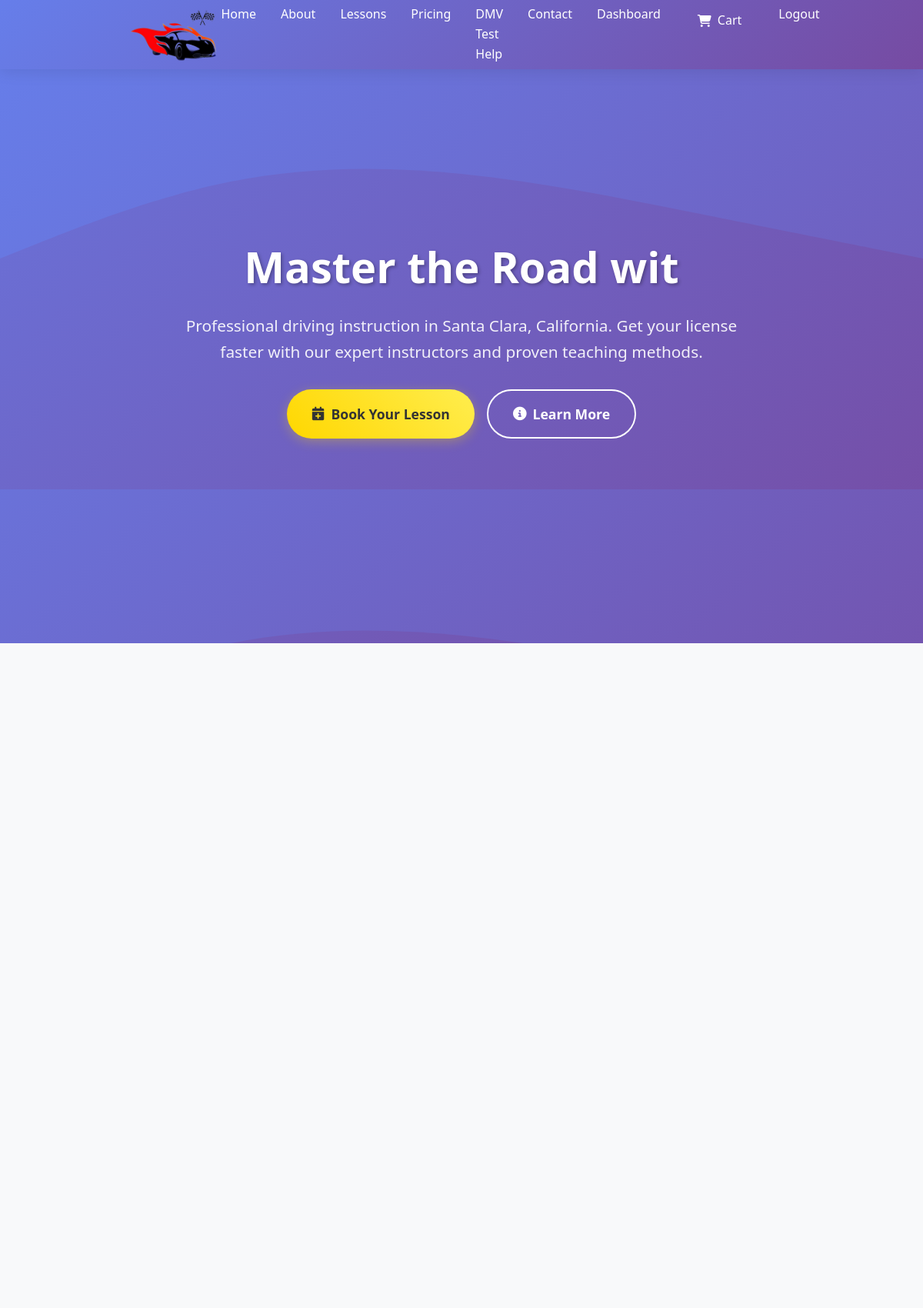
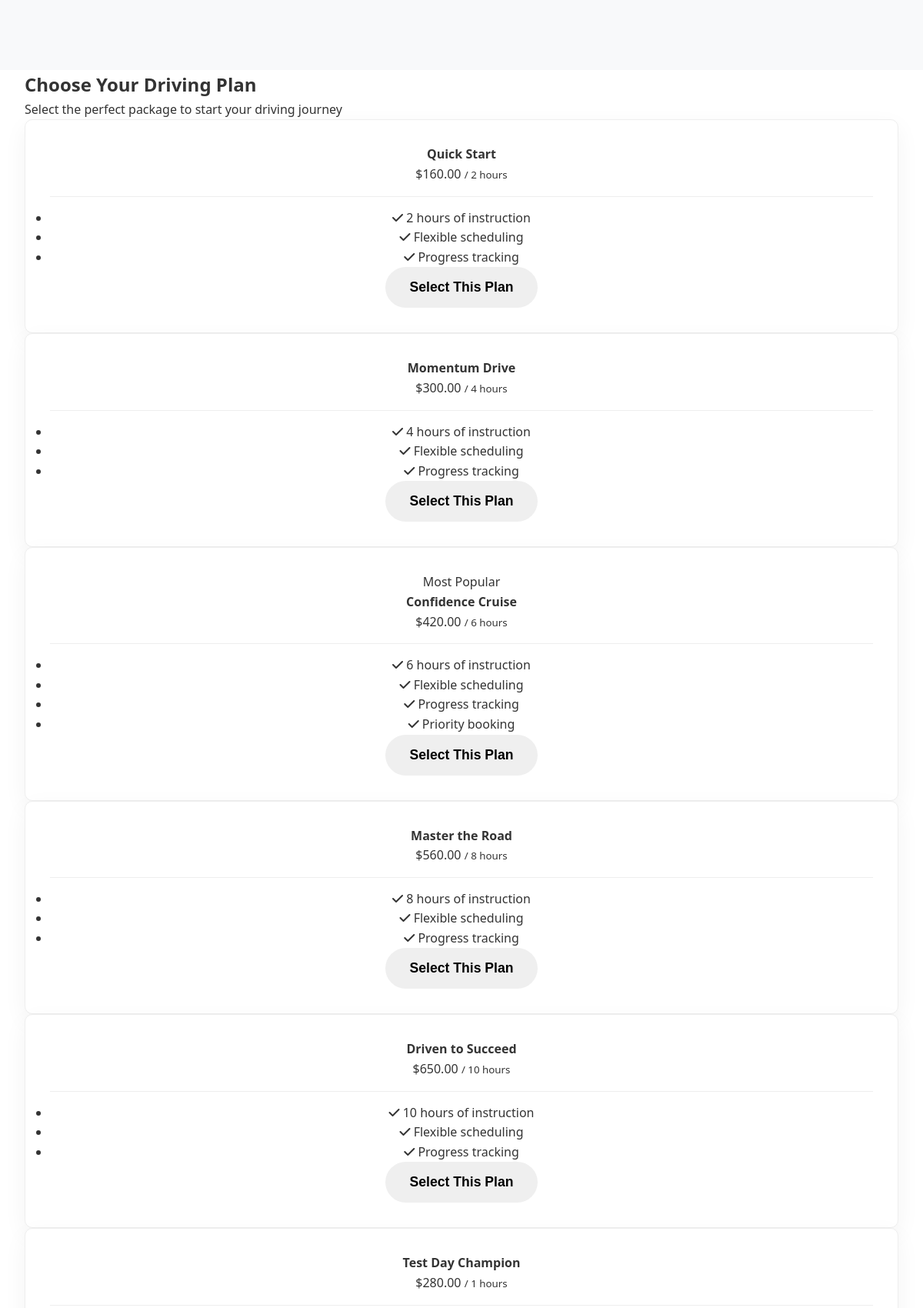
Screenshot of /plan-selection/ (signed in, upper part) with the database file from the repository (2 pictures, top to bottom).
### drivingschool/models.py (models this page shows, shortened)
class LessonPlan(models.Model):
    name = models.CharField(max_length=100)
    hours = models.IntegerField()
    price = models.DecimalField(max_digits=8, decimal_places=2)
    is_popular = models.BooleanField(default=False)
    includes_test = models.BooleanField(default=False)

### drivingschool/views.py (the view)
# urls.py: path('plan-selection/', views.plan_selection, name='plan_selection'),
@login_required
def plan_selection(request):
    if not hasattr(request.user, 'student'):
        try:
            Student.objects.create(user=request.user)
        except Exception as e:
            messages.error(request, 'Unable to create student profile. Please contact support.')
            return redirect('home')
    plans = LessonPlan.objects.all()
    if request.method == 'POST':
        plan_id = request.POST.get('plan_id')
        if plan_id:
            return redirect('checkout', plan_id=plan_id)
    selected_plan_name = request.session.get('selected_plan_name', None)
    if 'selected_plan_name' in request.session:
        del request.session['selected_plan_name']
    return render(request, 'plan_selection.html', {
        'plans': plans,
        'selected_plan_name': selected_plan_name
    })

### templates/plan_selection.html (shortened to what this page needs)
{% extends 'base.html' %}
{% block content %}
<div class="container mt-5">
    <div class="row justify-content-center">
        <div class="col-md-10">
            <div class="text-center mb-5">
                <h2>Choose Your Driving Plan</h2>
                <p class="lead text-muted">Select the perfect package to start your driving journey</p>
            </div>
            <form method="post">
                <div class="row">
                    {% for plan in plans %}
                    <div class="col-md-4 mb-4">
                        <div class="card h-100 plan-card{% if selected_plan_name and plan.name == selected_plan_name %} selected{% endif %}" data-plan-id="{{ plan.id }}">
                            {% if plan.is_popular %}
                            <div class="card-header bg-primary text-white text-center">
                                <span class="badge badge-light">Most Popular</span>
                            </div>
                            {% endif %}
                            <div class="card-body text-center">
                                <h4 class="card-title">{{ plan.name }}</h4>
                                <div class="price mb-3">
                                    <span class="h2 text-primary">${{ plan.price }}</span>
                                    <small class="text-muted">/ {{ plan.hours }} hours</small>
                                </div>
                                <ul class="list-unstyled">
                                    <li><i class="fas fa-check text-success"></i> {{ plan.hours }} hours of instruction</li>
                                    <li><i class="fas fa-check text-success"></i> Flexible scheduling</li>
                                    <li><i class="fas fa-check text-success"></i> Progress tracking</li>
                                    {% if plan.is_popular %}
                                    <li><i class="fas fa-check text-success"></i> Priority booking</li>
                                    {% endif %}
                                </ul>
                            </div>
                            <div class="card-footer">
                                <button type="button" class="btn btn-outline-primary btn-block select-plan-btn{% if selected_plan_name and plan.name == selected_plan_name %} selected{% endif %}" data-plan-id="{{ plan.id }}">
                                    {% if selected_plan_name and plan.name == selected_plan_name %}
                                        ✓ Selected Plan
                                    {% else %}
                                        Select This Plan
                                    {% endif %}
                                </button>
                            </div>
                        </div>
                    </div>
                    {% endfor %}
                </div>
            </form>
        </div>
    </div>
</div>
{% endblock %}

### static/css/style1.css (style rules this page uses)
* { margin: 0; padding: 0; box-sizing: border-box; }
body { font-family: 'Segoe UI', Tahoma, Geneva, Verdana, sans-serif; line-height: 1.6; color: #333; overflow-x: hidden; }
.btn { padding: 1rem 2rem; border: none; border-radius: 50px; font-size: 1.1rem; font-weight: 600; text-decoration: none; cursor: pointer; transition: all 0.3s ease; display: inline-flex; align-items: center; gap: 0.5rem; }
.container { max-width: 1200px; margin: 0 auto; padding: 0 2rem; }
.plan-card { background: white; border-radius: 10px; overflow: hidden; box-shadow: 0 10px 30px rgba(0, 0, 0, 0.05); transition: all 0.3s ease; position: relative; border: 1px solid #eee; padding: 2rem; text-align: center; display: flex; flex-direction: column; height: 100%; }

### templates/plan_selection.html (style rules this page uses)
.plan-card { transition: all 0.3s ease; cursor: pointer; }
.price { border-bottom: 1px solid #eee; padding-bottom: 15px; margin-bottom: 15px; }
.select-plan-btn { transition: all 0.3s ease; }

### rows the page displays
LessonPlan: name "Quick Start", price "160.00", hours "2", shows "Select This Plan"
LessonPlan: name "Momentum Drive", price "300.00", hours "4", shows "Select This Plan"
LessonPlan: is_popular "Most Popular", name "Confidence Cruise", price "420.00", hours "6", shows "Select This Plan"
LessonPlan: name "Master the Road", price "560.00", hours "8", shows "Select This Plan"
LessonPlan: name "Driven to Succeed", price "650.00", hours "10", shows "Select This Plan"
LessonPlan: name "Test Day Champion", price "280.00", hours "1"
